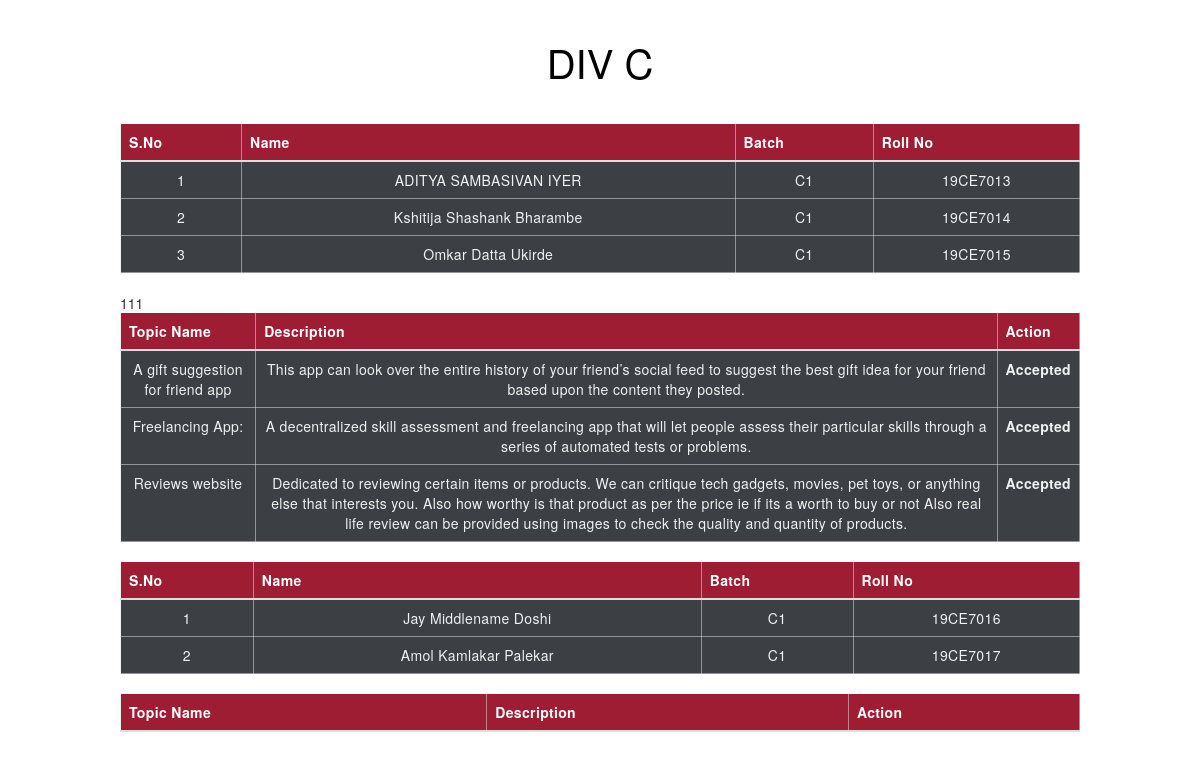
The app's page /division.php?division=C with its own data.
### tables this page shows
CREATE TABLE `groups` (
  `sr_no` int(11) NOT NULL,
  `g_id` varchar(10) NOT NULL,
  `s_id` varchar(10) NOT NULL,
  `division` varchar(1) NOT NULL,
  `Leader` tinyint(1) DEFAULT NULL
);

CREATE TABLE `student` (
  `sr_no` int(10) NOT NULL,
  `s_id` varchar(20) NOT NULL,
  `dept` varchar(10) NOT NULL,
  `roll_no` varchar(10) NOT NULL,
  `F_name` varchar(20) NOT NULL,
  `M_name` varchar(20) NOT NULL,
  `L_name` varchar(20) NOT NULL,
  `email` varchar(50) NOT NULL,
  `password` varchar(20) NOT NULL,
  `contact` bigint(10) NOT NULL,
  `year` varchar(10) NOT NULL,
  `division` varchar(10) NOT NULL,
  `batch` varchar(10) NOT NULL,
  `active` tinyint(1) DEFAULT NULL
);

CREATE TABLE `project_suggestions` (
  `sr_no` int(11) NOT NULL,
  `g_id` varchar(10) NOT NULL,
  `topic_id` varchar(10) NOT NULL,
  `topic` varchar(100) NOT NULL,
  `description` varchar(1500) NOT NULL,
  `dept` varchar(10) NOT NULL,
  `approved` tinyint(1) DEFAULT NULL
);

### division.php (the view, shortened to what this page needs)
<?php
 include('Connect.php');
?>
<!DOCTYPE html>
<html>
<head>
    <link rel="stylesheet" href="css/div.css">
    <link rel="stylesheet" href="https://maxcdn.bootstrapcdn.com/bootstrap/3.4.1/css/bootstrap.min.css">
</head>
<body>
    <div class="table-container">
        <?php
            $division=$_GET['division'];
            echo'<h1 class="heading">DIV '.$division.'</h1>';
               $res3 = mysqli_query($Connect," SELECT * FROM `groups` WHERE `Leader` = '1' AND `division`='$division' ");
               while ($row3=mysqli_fetch_array($res3)) {
                   $g_id=$row3['g_id']; ?>
        <table class="table">
        <thead>
                 <th>S.No</th>
                 <th>Name</th>
                 <th>Batch</th>
                 <th>Roll No</th>
            </thead>
            <tbody>
            <?php
    $n=1;
                   $res1 = mysqli_query($Connect, " SELECT * FROM `groups` WHERE `g_id` = '$g_id' ");
                   while ($row1=mysqli_fetch_array($res1)) {
                       $s_id=$row1['s_id'];
                       $res2 = mysqli_query($Connect, " SELECT * FROM `student` WHERE  `s_id`='$s_id' ");
                       while ($row2=mysqli_fetch_array($res2)) {
                           $F_name = $row2['F_name'];
                           $M_name = $row2['M_name'];
                           $L_name = $row2['L_name'];
                           $Full_name=" {$F_name} {$M_name} {$L_name} ";
                           $roll_no = $row2['roll_no'];
                           $batch = $row2['batch']; ?>
                  <tr>
                        <td data-label="S.No"><?php echo $n ?></td>
                        <td data-label="Name"><?php echo $Full_name ?></td>
                        <td data-label="Batch"><?php echo $batch ?></td>
                        <td data-label="Roll No"><?php echo $roll_no ?></td>
                  </tr>
                <?php
                    $n++;
                       }
                   }
               ?>
            </tbody>
          </table>
        <table class="table">
            <thead>
                <tr>
                    <th>Topic Name</th>
                    <th>Description</th>
                    <th>Action</th>
                </tr>
            </thead>
            <tbody>
            <?php
            $res5 = mysqli_query($Connect," SELECT * FROM `project_suggestions` WHERE `g_id` = '$g_id'  ");
               while ($row5=mysqli_fetch_array($res5)) {
                   $topic   =   $row5['topic'];
                   $description = $row5['description'];
                   $topic_id = $row5['topic_id'];
                ?>
                <tr>
                    <td data-label="Topic Name"><?php echo $topic?></td>
                    <td data-label="Description"> <?php echo $description?> </td>
                    <?php
                        $approved=$row5['approved'];
                        if ($approved == null) {
                            $approved=0;
                            ?>
                            <td data-label="Action"><form method="post"><button  type="submit" name="<?php echo $topic_id ?>" href="Action" class="btn">Approve</button></form></td>
                            <?php
                            if(isset($_POST[$topic_id])){
                                $res=mysqli_query($Connect,"UPDATE `project_suggestions` SET `approved`='1' WHERE `topic_id`='$topic_id' AND `g_id` = '$g_id'");
                            }
                        } elseif ($approved == '1') {
                            echo'<td data-label="Action"><label>Accepted</label></td>';
                        } else {
                            echo'<td data-label="Action"><label>Rejected</label></td>';
                        }
                    ?>
                </tr>
                <?php
        }
           }
               ?>
            </tbody>
        </table>

### css/div.css (style rules this page uses)
* { margin: 0; padding: 0; box-sizing: border-box; }
body { background-color: #FFFFFF; font-family: sans-serif; }
.table-container { padding: 0 10%; margin: 40px auto 0; }
.heading { font-size: 40px; text-align: center; color: #000; margin-bottom: 40px; }
.table { width: 100%; border-collapse: collapse; }
.table thead { background-color: rgb(158,29,51); }
.table thead tr th { font-size: 14px; font-weight: medium; letter-spacing: 0.35px; color: #FFFFFF; opacity: 1; padding: 12px; vertical-align: top; border:1px solid #dee2e685; }
.table tbody tr td { font-size: 14px; letter-spacing: 0.35px; font-weight: normal; color: #f1f1f1; background-color: #3c3f44; padding: 8px; text-align: center; border: 1px solid #dee2e685; }

### records on screen
student: Full_name "ADITYA SAMBASIVAN IYER", batch "C1", roll_no "19CE7013"
student: Full_name "Kshitija Shashank Bharambe", batch "C1", roll_no "19CE7014"
student: Full_name "Omkar Datta Ukirde", batch "C1", roll_no "19CE7015"
project_suggestions: topic "A gift suggestion for friend app", description "This app can look over the entire history of your friend’s social feed to suggest the best gift idea for your friend based upon the content they posted.", approved "Accepted"
project_suggestions: topic "Freelancing App:", description "A decentralized skill assessment and freelancing app that will let people assess their particular skills through a series of automated tests or problems.", approved "Accepted"
project_suggestions: topic "Reviews website", description "Dedicated to reviewing certain items or products. We can critique tech gadgets, movies, pet toys, or anything else that interests you. Also how worthy is that product as per the price ie if its a worth to buy or not Also real life review can be provided using images to check the quality and quantity of products.", approved "Accepted"
student: Full_name "Jay Middlename Doshi", batch "C1", roll_no "19CE7016"
student: Full_name "Amol Kamlakar Palekar", batch "C1", roll_no "19CE7017"

### other values on screen
$division "C"
